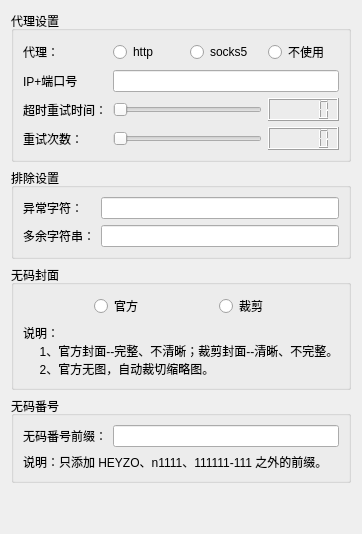
          <widget class="QWidget" name="tab_4">
           <attribute name="title">
            <string>其他设置</string>
           </attribute>
           <layout class="QVBoxLayout" name="verticalLayout_6">
            <item>
             <widget class="QGroupBox" name="groupBox_19">
              <property name="title">
               <string>代理设置</string>
              </property>
              <layout class="QGridLayout" name="gridLayout_8">
               <item row="2" column="0">
                <widget class="QLabel" name="label_15">
                 <property name="text">
                  <string>IP+端口号</string>
                 </property>
                </widget>
               </item>
               <item row="0" column="0">
                <widget class="QLabel" name="label_14">
                 <property name="text">
                  <string>代理：</string>
                 </property>
                </widget>
               </item>
               <item row="3" column="0">
                <widget class="QLabel" name="label_16">
                 <property name="text">
                  <string>超时重试时间：</string>
                 </property>
                </widget>
               </item>
               <item row="4" column="0">
                <widget class="QLabel" name="label_17">
                 <property name="text">
                  <string>重试次数：</string>
                 </property>
                </widget>
               </item>
               <item row="0" column="1">
                <widget class="QRadioButton" name="radioButton_19">
                 <property name="text">
                  <string>http</string>
                 </property>
                </widget>
               </item>
               <item row="0" column="2">
                <widget class="QRadioButton" name="radioButton_20">
                 <property name="text">
                  <string>socks5</string>
                 </property>
                </widget>
               </item>
               <item row="0" column="3">
                <widget class="QRadioButton" name="radioButton_25">
                 <property name="text">
                  <string>不使用</string>
                 </property>
                </widget>
               </item>
               <item row="2" column="1" colspan="3">
                <widget class="QLineEdit" name="lineEdit_14"/>
               </item>
               <item row="3" column="1" colspan="2">
                <widget class="QSlider" name="horizontalSlider_2">
                 <property name="orientation">
                  <enum>Qt::Horizontal</enum>
                 </property>
                </widget>
               </item>
               <item row="4" column="1" colspan="2">
                <widget class="QSlider" name="horizontalSlider_3">
                 <property name="orientation">
                  <enum>Qt::Horizontal</enum>
                 </property>
                </widget>
               </item>
               <item row="4" column="3">
                <widget class="QLCDNumber" name="lcdNumber_2"/>
               </item>
               <item row="3" column="3">
                <widget class="QLCDNumber" name="lcdNumber"/>
               </item>
              </layout>
             </widget>
            </item>
            <item>
             <widget class="QGroupBox" name="groupBox_20">
              <property name="title">
               <string>排除设置</string>
              </property>
              <layout class="QGridLayout" name="gridLayout_9">
               <item row="0" column="0">
                <widget class="QLabel" name="label_18">
                 <property name="text">
                  <string>异常字符：</string>
                 </property>
                </widget>
               </item>
               <item row="0" column="1">
                <widget class="QLineEdit" name="lineEdit_13"/>
               </item>
               <item row="1" column="0">
                <widget class="QLabel" name="label_19">
                 <property name="text">
                  <string>多余字符串：</string>
                 </property>
                </widget>
               </item>
               <item row="1" column="1">
                <widget class="QLineEdit" name="lineEdit_12"/>
               </item>
              </layout>
             </widget>
            </item>
            <item>
             <widget class="QGroupBox" name="groupBox_21">
              <property name="title">
               <string>无码封面</string>
              </property>
              <layout class="QGridLayout" name="gridLayout_10">
               <item row="0" column="4">
                <spacer name="horizontalSpacer_46">
                 <property name="orientation">
                  <enum>Qt::Horizontal</enum>
                 </property>
                 <property name="sizeHint" stdset="0">
                  <size>
                   <width>40</width>
                   <height>20</height>
                  </size>
                 </property>
                </spacer>
               </item>
               <item row="0" column="1">
                <widget class="QRadioButton" name="radioButton_26">
                 <property name="text">
                  <string>官方</string>
                 </property>
                </widget>
               </item>
               <item row="1" column="0" colspan="5">
                <widget class="QLabel" name="label_20">
                 <property name="text">
                  <string>说明：
     1、官方封面--完整、不清晰；裁剪封面--清晰、不完整。
     2、官方无图，自动裁切缩略图。</string>
                 </property>
                </widget>
               </item>
               <item row="0" column="3">
                <widget class="QRadioButton" name="radioButton_27">
                 <property name="text">
                  <string>裁剪</string>
                 </property>
                </widget>
               </item>
               <item row="0" column="0">
                <spacer name="horizontalSpacer_45">
                 <property name="orientation">
                  <enum>Qt::Horizontal</enum>
                 </property>
                 <property name="sizeHint" stdset="0">
                  <size>
                   <width>40</width>
                   <height>20</height>
                  </size>
                 </property>
                </spacer>
               </item>
               <item row="0" column="2">
                <spacer name="horizontalSpacer_47">
                 <property name="orientation">
                  <enum>Qt::Horizontal</enum>
                 </property>
                 <property name="sizeHint" stdset="0">
                  <size>
                   <width>40</width>
                   <height>20</height>
                  </size>
                 </property>
                </spacer>
               </item>
              </layout>
             </widget>
            </item>
            <item>
             <widget class="QGroupBox" name="groupBox_22">
              <property name="title">
               <string>无码番号</string>
              </property>
              <layout class="QGridLayout" name="gridLayout_11">
               <item row="0" column="0">
                <widget class="QLabel" name="label_21">
                 <property name="text">
                  <string>无码番号前缀：</string>
                 </property>
                </widget>
               </item>
               <item row="0" column="1">
                <widget class="QLineEdit" name="lineEdit_11"/>
               </item>
               <item row="1" column="0" colspan="2">
                <widget class="QLabel" name="label_22">
                 <property name="text">
                  <string>说明：只添加 HEYZO、n1111、111111-111 之外的前缀。</string>
                 </property>
                </widget>
               </item>
              </layout>
             </widget>
            </item>
            <item>
             <spacer name="verticalSpacer_4">
              <property name="orientation">
               <enum>Qt::Vertical</enum>
              </property>
              <property name="sizeHint" stdset="0">
               <size>
                <width>20</width>
                <height>40</height>
               </size>
              </property>
             </spacer>
            </item>
           </layout>
          </widget>
